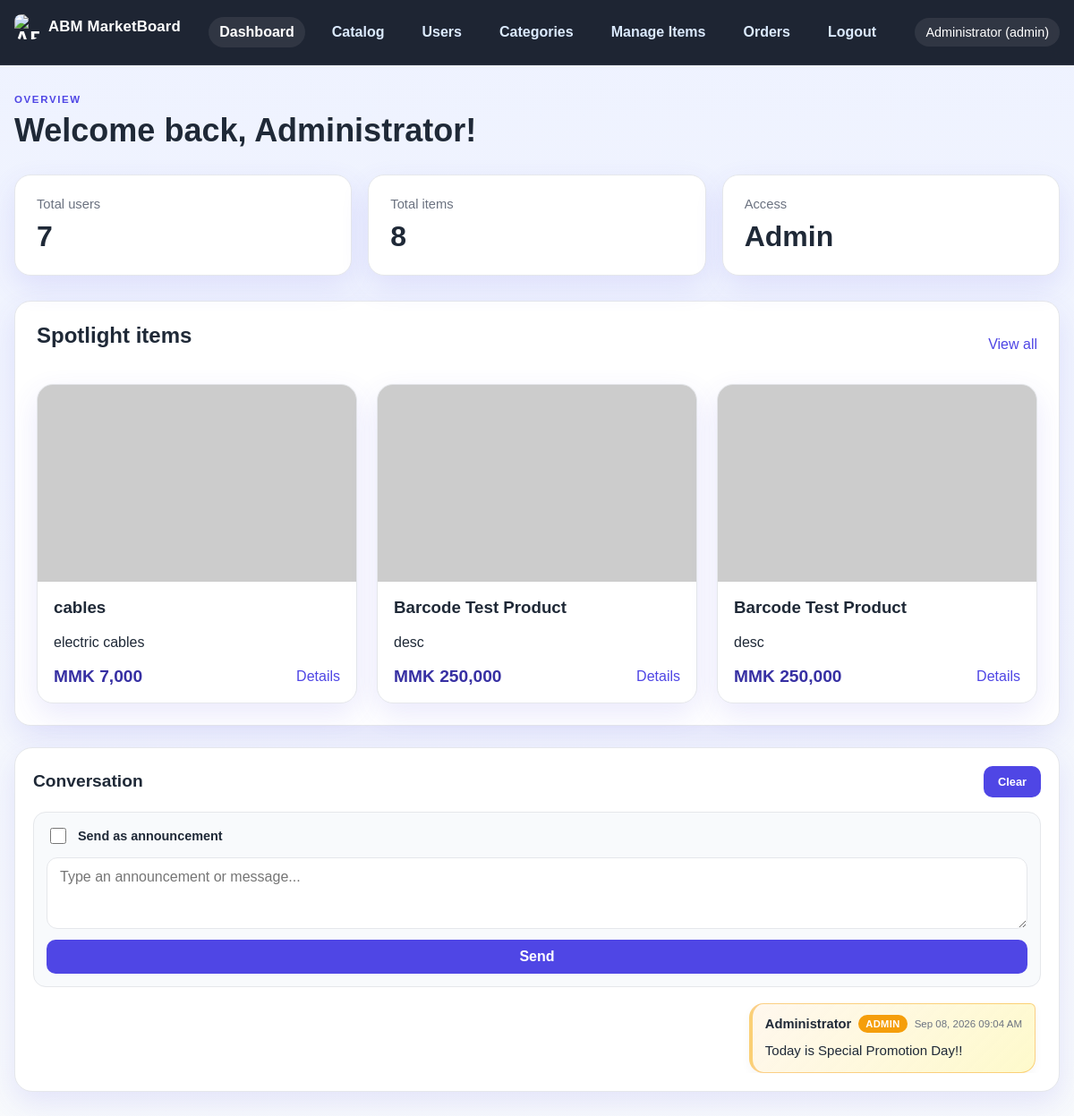
/dashboard.php (signed in), run on the app's committed database.
### tables this page shows
CREATE TABLE messages (
        id INTEGER PRIMARY KEY AUTOINCREMENT,
        sender_id INTEGER,
        sender_name TEXT NOT NULL,
        message TEXT NOT NULL,
        is_announcement INTEGER NOT NULL DEFAULT 0,
        created_at DATETIME DEFAULT CURRENT_TIMESTAMP,
        FOREIGN KEY (sender_id) REFERENCES users(id) ON DELETE SET NULL
    );

CREATE TABLE users (
            id INTEGER PRIMARY KEY AUTOINCREMENT,
            name TEXT NOT NULL,
            email TEXT NOT NULL UNIQUE,
            password TEXT NOT NULL,
            role TEXT NOT NULL DEFAULT 'user',
            created_at DATETIME DEFAULT CURRENT_TIMESTAMP
        , approved INTEGER NOT NULL DEFAULT 0);

CREATE TABLE items (
            id INTEGER PRIMARY KEY AUTOINCREMENT,
            name TEXT NOT NULL,
            description TEXT NOT NULL,
            details TEXT NOT NULL,
            price REAL NOT NULL DEFAULT 0,
            image TEXT,
            created_at DATETIME DEFAULT CURRENT_TIMESTAMP
        , category TEXT NOT NULL DEFAULT "General", barcode TEXT);

### app/helpers.php (called while the page is built, shortened)
<?php
require_once __DIR__ . '/db.php';
function e(string $value): string
{
    return htmlspecialchars($value, ENT_QUOTES, 'UTF-8');
}
function currentUser(): ?array
{
    return $_SESSION['user'] ?? null;
}
function formatPrice(float $amount): string
{
    return 'MMK ' . number_format((int) round($amount), 0, '.', ',');
}
function itemImageUrl(?string $imageName): string
{
    $imageName = ltrim($imageName, '/');
    $imageName = preg_replace('#^uploads/items/#', '', $imageName) ?? $imageName;
    $publicPath = APP_ROOT . '/public/uploads/items/' . $imageName;
    $legacyPath = APP_ROOT . '/uploads/items/' . $imageName;
    return 'https://placehold.co/600x400/1f2937/ffffff?text=Product';
}

### app/db.php (called while the page is built, shortened)
<?php
function getDb(): PDO
{
    static $pdo = null;
    if ($pdo === null) {
        $pdo = new PDO('sqlite:' . DB_PATH);
        $pdo->setAttribute(PDO::ATTR_ERRMODE, PDO::ERRMODE_EXCEPTION);
        $pdo->setAttribute(PDO::ATTR_DEFAULT_FETCH_MODE, PDO::FETCH_ASSOC);
        $pdo->exec('PRAGMA foreign_keys = ON;');
        initializeDatabase($pdo);
    }
    return $pdo;
}
function initializeDatabase(PDO $pdo): void
{
    $pdo->exec('CREATE TABLE IF NOT EXISTS users (
        id INTEGER PRIMARY KEY AUTOINCREMENT,
        name TEXT NOT NULL,
        email TEXT NOT NULL UNIQUE,
        password TEXT NOT NULL,
        role TEXT NOT NULL DEFAULT "user",
        approved INTEGER NOT NULL DEFAULT 0,
        created_at DATETIME DEFAULT CURRENT_TIMESTAMP
    )');
    $pdo->exec('CREATE TABLE IF NOT EXISTS items (
        id INTEGER PRIMARY KEY AUTOINCREMENT,
        name TEXT NOT NULL,
        description TEXT NOT NULL,
        details TEXT NOT NULL,
        price REAL NOT NULL DEFAULT 0,
        image TEXT,
        category TEXT NOT NULL DEFAULT "General",
        barcode TEXT,
        created_at DATETIME DEFAULT CURRENT_TIMESTAMP
    )');
    $pdo->exec('CREATE TABLE IF NOT EXISTS categories (
        id INTEGER PRIMARY KEY AUTOINCREMENT,
        name TEXT NOT NULL UNIQUE,
        created_at DATETIME DEFAULT CURRENT_TIMESTAMP
    )');
    $pdo->exec('CREATE TABLE IF NOT EXISTS messages (
        id INTEGER PRIMARY KEY AUTOINCREMENT,
        sender_id INTEGER,
        sender_name TEXT NOT NULL,
        message TEXT NOT NULL,
        is_announcement INTEGER NOT NULL DEFAULT 0,
        created_at DATETIME DEFAULT CURRENT_TIMESTAMP,
        FOREIGN KEY (sender_id) REFERENCES users(id) ON DELETE SET NULL
    )');
    $pdo->exec('CREATE TABLE IF NOT EXISTS orders (
        id INTEGER PRIMARY KEY AUTOINCREMENT,
        user_id INTEGER NOT NULL,
        total INTEGER NOT NULL DEFAULT 0,
        status TEXT NOT NULL DEFAULT "pending",
        created_at DATETIME DEFAULT CURRENT_TIMESTAMP,
        FOREIGN KEY (user_id) REFERENCES users(id) ON DELETE CASCADE
    )');
    $pdo->exec('CREATE TABLE IF NOT EXISTS order_items (
        id INTEGER PRIMARY KEY AUTOINCREMENT,
        order_id INTEGER NOT NULL,
        item_id INTEGER NOT NULL,
        price INTEGER NOT NULL,
        quantity INTEGER NOT NULL DEFAULT 1,
        FOREIGN KEY (order_id) REFERENCES orders(id) ON DELETE CASCADE,
        FOREIGN KEY (item_id) REFERENCES items(id) ON DELETE CASCADE
    )');
    try {
        $pdo->query('SELECT is_announcement FROM messages LIMIT 1');
    } catch (Exception $e) {
        try {
            $pdo->exec('ALTER TABLE messages ADD COLUMN is_announcement INTEGER NOT NULL DEFAULT 0');
        } catch (Exception $ignored) {
        }
    }
    try {
        $pdo->query('SELECT approved FROM users LIMIT 1');
    } catch (Exception $e) {
        try {
            $pdo->exec('ALTER TABLE users ADD COLUMN approved INTEGER NOT NULL DEFAULT 0');
        } catch (Exception $ignored) {
        }
    }
    try {
        $pdo->query('SELECT barcode FROM items LIMIT 1');
    } catch (Exception $e) {
        try {
            $pdo->exec('ALTER TABLE items ADD COLUMN barcode TEXT');
        } catch (Exception $ignored) {
        }
    }
    $count = (int) $pdo->query('SELECT COUNT(*) FROM users WHERE email = "admin@demo.com"')->fetchColumn();
}
function getAllMessages(int $limit = 50): array
{
    $stmt = getDb()->prepare('SELECT m.*, u.role FROM messages m LEFT JOIN users u ON u.id = m.sender_id ORDER BY m.created_at ASC LIMIT ?');
    $stmt->bindValue(1, $limit, PDO::PARAM_INT);
    $stmt->execute();
    return $stmt->fetchAll();
}
function getCount(string $table): int
{
    $stmt = getDb()->query("SELECT COUNT(*) FROM {$table}");
    return (int) $stmt->fetchColumn();
}
function getAllItems(): array
{
    $stmt = getDb()->query('SELECT * FROM items ORDER BY created_at DESC');
    return $stmt->fetchAll();
}

### public/dashboard.php (the view, shortened to what this page needs)
<?php
require_once __DIR__ . '/../app/helpers.php';
$user = currentUser();
$stats = [
    'users' => getCount('users'),
    'items' => getCount('items'),
];
$recentItems = array_slice(getAllItems(), 0, 3);
$messages = getAllMessages(30);
$currentPage = basename(__FILE__);
include __DIR__ . '/../app/partials/header.php';
?>
<section class="page-header">
    <div>
        <p class="eyebrow">Overview</p>
        <h1>Welcome back, <?= e($user['name']) ?>!</h1>
    </div>
</section>
<div class="dashboard-layout">
    <main class="dashboard-main">
        <?php if (($user['role'] ?? '') === 'admin'): ?>
            <div class="stats-grid">
                <article class="stat-card">
                    <span>Total users</span>
                    <strong><?= $stats['users'] ?></strong>
                </article>
                <article class="stat-card">
                    <span>Total items</span>
                    <strong><?= $stats['items'] ?></strong>
                </article>
                <article class="stat-card">
                    <span>Access</span>
                    <strong>Admin</strong>
                </article>
            </div>
        <?php endif; ?>
        <section class="section-block">
            <div class="section-heading">
                <h2>Spotlight items</h2>
                <a href="/items.php">View all</a>
            </div>
            <div class="product-grid">
                <?php foreach ($recentItems as $item): ?>
                    <article class="product-card">
                        <img src="<?= e(itemImageUrl($item['image'])) ?>" alt="<?= e($item['name']) ?>">
                        <div class="product-body">
                            <h3><?= e($item['name']) ?></h3>
                            <p><?= e($item['description']) ?></p>
                            <div class="product-meta">
                                <span class="price"><?= formatPrice((float) $item['price']) ?></span>
                                <a href="/item.php?id=<?= (int) $item['id'] ?>">Details</a>
                            </div>
                        </div>
                    </article>
                <?php endforeach; ?>
            </div>
        </section>
    </main>
    <aside class="dashboard-sidebar">
        <section class="chat-panel">
            <div class="chat-header">
                <h2>Conversation</h2>
                <?php if (($user['role'] ?? '') === 'admin'): ?>
                    <form method="post" class="inline-form">
                        <button type="submit" name="clear_messages" class="clear-btn">Clear</button>
                    </form>
                <?php endif; ?>
            </div>
            <form method="post" class="chat-form">
                <?php if (($user['role'] ?? '') === 'admin'): ?>
                    <label class="checkbox-row">
                        <input type="checkbox" name="announce" value="1">
                        <span>Send as announcement</span>
                    </label>
                <?php endif; ?>
                <textarea name="chat_message" rows="3" placeholder="<?= (($user['role'] ?? '') === 'admin') ? 'Type an announcement or message...' : 'Write a message to the team...' ?>" required></textarea>
                <button type="submit" class="primary-btn">Send</button>
            </form>
            <div class="chat-box">
                <?php foreach ($messages as $message): ?>
                    <article class="chat-message <?= ((int) ($message['is_announcement'] ?? 0)) === 1 ? 'announcement' : '' ?> <?= ((int) ($message['sender_id'] ?? 0) === (int) $user['id']) ? 'mine' : '' ?>">
                        <div class="chat-meta">
                            <strong><?= e($message['sender_name']) ?></strong>
                            <?php if ((int) ($message['is_announcement'] ?? 0) === 1): ?>
                                <span class="chat-tag">Admin</span>
                            <?php endif; ?>
                            <span class="chat-time"><?= date('M d, Y h:i A', strtotime($message['created_at'])) ?></span>
                        </div>
                        <p><?= nl2br(e($message['message'])) ?></p>
                    </article>
                <?php endforeach; ?>
            </div>
        </section>
    </aside>
</div>
<?php include __DIR__ . '/../app/partials/footer.php'; ?>

### app/partials/header.php (shortened to what this page needs)
<?php
require_once __DIR__ . '/../helpers.php';
$loggedUser = currentUser();
$currentPage = $currentPage ?? basename($_SERVER['SCRIPT_NAME']);
?>
<!doctype html>
<html lang="en">
<head>
    <link rel="stylesheet" href="/assets/style.css">
</head>
<body>
    <header class="topbar">
        <div class="container nav-wrap">
            <div class="brand">
                <a href="/dashboard.php" class="brand-link">
                    <img src="/uploads/items/ABM.png" alt="ABM MarketBoard" class="brand-logo">
                    <span class="brand-text">ABM MarketBoard</span>
                </a>
            </div>
            <nav class="main-nav" id="mainNav">
                <?php if ($loggedUser): ?>
                    <a class="<?= $currentPage === 'dashboard.php' ? 'active' : '' ?>" href="/dashboard.php">Dashboard</a>
                    <a class="<?= $currentPage === 'items.php' ? 'active' : '' ?>" href="/items.php">Catalog</a>
                    <?php if (($loggedUser['role'] ?? '') !== 'admin'): ?>
                        <a class="<?= $currentPage === 'cart.php' ? 'active' : '' ?> cart-link" href="/cart.php">Cart <span id="cart-count" style="display:inline-block;margin-left:6px;min-width:20px;text-align:center">0</span></a>
                        <a class="<?= $currentPage === 'orders.php' ? 'active' : '' ?>" href="/orders.php">Orders</a>
                    <?php else: ?>
                        <a class="<?= $currentPage === 'admin/users.php' ? 'active' : '' ?>" href="/admin/users.php">Users</a>
                        <a class="<?= $currentPage === 'admin/categories.php' ? 'active' : '' ?>" href="/admin/categories.php">Categories</a>
                        <a class="<?= $currentPage === 'admin/items.php' ? 'active' : '' ?>" href="/admin/items.php">Manage Items</a>
                        <a class="<?= $currentPage === 'admin/orders.php' ? 'active' : '' ?>" href="/admin/orders.php">Orders</a>
                    <?php endif; ?>
                    <a href="/logout.php">Logout</a>
                <?php else: ?>
                    <a class="<?= $currentPage === 'login.php' ? 'active' : '' ?>" href="/login.php">Login</a>
                    <a class="<?= $currentPage === 'register.php' ? 'active' : '' ?>" href="/register.php">Register</a>
                <?php endif; ?>
            </nav>
            <?php if ($loggedUser): ?>
                <div class="user-pill">
                    <?= e($loggedUser['name']) ?>
                    <span>(<?= e($loggedUser['role']) ?>)</span>
                </div>
            <?php endif; ?>
        </div>
    </header>
    <main class="container page-content">

### data on the page
messages: sender_name "Administrator", sender.role "admin", is_announcement "ADMIN", created_at "Sep 08, 2026 09:04 AM", message "Today is Special Promotion Day!!"
items: name "cables", description "electric cables", price "MMK 7,000"
items: name "Barcode Test Product", description "desc", price "MMK 250,000"
items: name "Barcode Test Product", description "desc", price "MMK 250,000"

### other printed values
$stats['users'] "7"
$stats['items'] "8"
